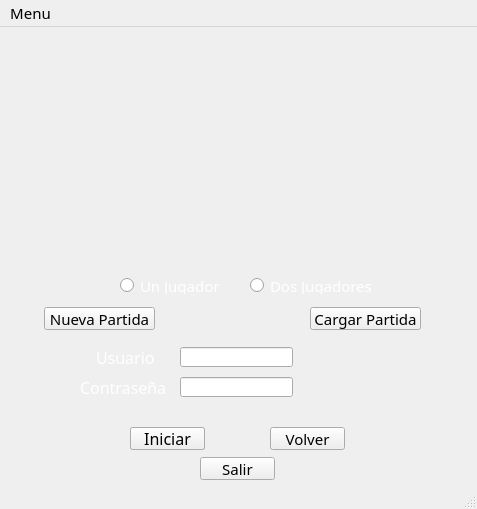
<?xml version="1.0" encoding="UTF-8"?>
<ui version="4.0">
 <class>MainWindow</class>
 <widget class="QMainWindow" name="MainWindow">
  <property name="geometry">
   <rect>
    <x>0</x>
    <y>0</y>
    <width>477</width>
    <height>509</height>
   </rect>
  </property>
  <property name="font">
   <font>
    <family>MV Boli</family>
    <pointsize>11</pointsize>
   </font>
  </property>
  <property name="cursor">
   <cursorShape>PointingHandCursor</cursorShape>
  </property>
  <property name="focusPolicy">
   <enum>Qt::NoFocus</enum>
  </property>
  <property name="windowTitle">
   <string>Calabozo Mediebal</string>
  </property>
  <property name="windowIcon">
   <iconset resource="recursos.qrc">
    <normaloff>:/recursos/imagenes/imagen.png</normaloff>:/recursos/imagenes/imagen.png</iconset>
  </property>
  <widget class="QWidget" name="centralwidget">
   <widget class="QPushButton" name="nuevapartida">
    <property name="geometry">
     <rect>
      <x>44</x>
      <y>280</y>
      <width>111</width>
      <height>23</height>
     </rect>
    </property>
    <property name="text">
     <string>Nueva Partida</string>
    </property>
   </widget>
   <widget class="QPushButton" name="cargarpartida">
    <property name="geometry">
     <rect>
      <x>310</x>
      <y>280</y>
      <width>111</width>
      <height>23</height>
     </rect>
    </property>
    <property name="text">
     <string>Cargar Partida</string>
    </property>
   </widget>
   <widget class="QRadioButton" name="un_jugador">
    <property name="geometry">
     <rect>
      <x>120</x>
      <y>250</y>
      <width>111</width>
      <height>17</height>
     </rect>
    </property>
    <property name="styleSheet">
     <string notr="true">color: rgb(255, 255, 255);</string>
    </property>
    <property name="text">
     <string>Un Jugador</string>
    </property>
   </widget>
   <widget class="QRadioButton" name="dos_jugadores">
    <property name="geometry">
     <rect>
      <x>250</x>
      <y>250</y>
      <width>121</width>
      <height>17</height>
     </rect>
    </property>
    <property name="styleSheet">
     <string notr="true">color: rgb(255, 255, 255);</string>
    </property>
    <property name="text">
     <string>Dos Jugadores</string>
    </property>
   </widget>
   <widget class="QPushButton" name="registrar">
    <property name="geometry">
     <rect>
      <x>130</x>
      <y>400</y>
      <width>75</width>
      <height>23</height>
     </rect>
    </property>
    <property name="text">
     <string>Registrar</string>
    </property>
   </widget>
   <widget class="QPushButton" name="iniciar">
    <property name="geometry">
     <rect>
      <x>130</x>
      <y>400</y>
      <width>75</width>
      <height>23</height>
     </rect>
    </property>
    <property name="font">
     <font>
      <family>MV Boli</family>
      <pointsize>12</pointsize>
     </font>
    </property>
    <property name="text">
     <string>Iniciar</string>
    </property>
   </widget>
   <widget class="QLabel" name="label">
    <property name="geometry">
     <rect>
      <x>96</x>
      <y>320</y>
      <width>71</width>
      <height>20</height>
     </rect>
    </property>
    <property name="font">
     <font>
      <family>MV Boli</family>
      <pointsize>12</pointsize>
     </font>
    </property>
    <property name="styleSheet">
     <string notr="true">color: rgb(255, 255, 255);</string>
    </property>
    <property name="text">
     <string>Usuario</string>
    </property>
   </widget>
   <widget class="QLabel" name="label_2">
    <property name="geometry">
     <rect>
      <x>80</x>
      <y>350</y>
      <width>91</width>
      <height>20</height>
     </rect>
    </property>
    <property name="font">
     <font>
      <family>MV Boli</family>
      <pointsize>12</pointsize>
     </font>
    </property>
    <property name="styleSheet">
     <string notr="true">color: rgb(255, 255, 255);</string>
    </property>
    <property name="text">
     <string>Contraseña</string>
    </property>
   </widget>
   <widget class="QLabel" name="label_3">
    <property name="geometry">
     <rect>
      <x>150</x>
      <y>70</y>
      <width>161</width>
      <height>141</height>
     </rect>
    </property>
    <property name="text">
     <string/>
    </property>
    <property name="pixmap">
     <pixmap resource="recursos.qrc">:/recursos/imagenes/prese.png</pixmap>
    </property>
   </widget>
   <widget class="QPushButton" name="volver">
    <property name="geometry">
     <rect>
      <x>270</x>
      <y>400</y>
      <width>75</width>
      <height>23</height>
     </rect>
    </property>
    <property name="text">
     <string>Volver</string>
    </property>
   </widget>
   <widget class="QPushButton" name="pushButton">
    <property name="geometry">
     <rect>
      <x>200</x>
      <y>430</y>
      <width>75</width>
      <height>23</height>
     </rect>
    </property>
    <property name="text">
     <string>Salir</string>
    </property>
   </widget>
   <widget class="QLabel" name="label_4">
    <property name="geometry">
     <rect>
      <x>-140</x>
      <y>-30</y>
      <width>781</width>
      <height>591</height>
     </rect>
    </property>
    <property name="text">
     <string/>
    </property>
    <property name="pixmap">
     <pixmap resource="recursos.qrc">:/recursos/imagenes/fondo.jpg.png</pixmap>
    </property>
   </widget>
   <widget class="QLineEdit" name="usuario">
    <property name="geometry">
     <rect>
      <x>180</x>
      <y>320</y>
      <width>113</width>
      <height>20</height>
     </rect>
    </property>
   </widget>
   <widget class="QLineEdit" name="contrasena">
    <property name="geometry">
     <rect>
      <x>180</x>
      <y>350</y>
      <width>113</width>
      <height>20</height>
     </rect>
    </property>
   </widget>
   <zorder>label_4</zorder>
   <zorder>dos_jugadores</zorder>
   <zorder>nuevapartida</zorder>
   <zorder>cargarpartida</zorder>
   <zorder>un_jugador</zorder>
   <zorder>registrar</zorder>
   <zorder>iniciar</zorder>
   <zorder>label</zorder>
   <zorder>label_2</zorder>
   <zorder>label_3</zorder>
   <zorder>volver</zorder>
   <zorder>pushButton</zorder>
   <zorder>usuario</zorder>
   <zorder>contrasena</zorder>
  </widget>
  <widget class="QMenuBar" name="menubar">
   <property name="geometry">
    <rect>
     <x>0</x>
     <y>0</y>
     <width>477</width>
     <height>26</height>
    </rect>
   </property>
   <widget class="QMenu" name="menuMenu">
    <property name="tearOffEnabled">
     <bool>false</bool>
    </property>
    <property name="title">
     <string>Menu</string>
    </property>
    <property name="icon">
     <iconset resource="recursos.qrc">
      <normaloff>:/recursos/imagenes/3643763-64.png</normaloff>:/recursos/imagenes/3643763-64.png</iconset>
    </property>
    <addaction name="actionControles"/>
    <addaction name="actionInstrucciones"/>
    <addaction name="actionPlay"/>
    <addaction name="actionPause"/>
    <addaction name="actionGuardar"/>
    <addaction name="actionReiniciar"/>
   </widget>
   <addaction name="menuMenu"/>
  </widget>
  <widget class="QStatusBar" name="statusbar"/>
  <action name="actionControles">
   <property name="icon">
    <iconset resource="recursos.qrc">
     <normaloff>:/recursos/imagenes/728948-64.png</normaloff>:/recursos/imagenes/728948-64.png</iconset>
   </property>
   <property name="text">
    <string>Controles</string>
   </property>
  </action>
  <action name="actionInstrucciones">
   <property name="icon">
    <iconset resource="recursos.qrc">
     <normaloff>:/recursos/imagenes/iconfinder_info-outline2_4172175.png</normaloff>:/recursos/imagenes/iconfinder_info-outline2_4172175.png</iconset>
   </property>
   <property name="text">
    <string>Instrucciones</string>
   </property>
  </action>
  <action name="actionPlay">
   <property name="icon">
    <iconset resource="recursos.qrc">
     <normaloff>:/recursos/imagenes/352073-64.png</normaloff>:/recursos/imagenes/352073-64.png</iconset>
   </property>
   <property name="text">
    <string>Play</string>
   </property>
  </action>
  <action name="actionPause">
   <property name="icon">
    <iconset resource="recursos.qrc">
     <normaloff>:/recursos/imagenes/352582-64.png</normaloff>:/recursos/imagenes/352582-64.png</iconset>
   </property>
   <property name="text">
    <string>Pause</string>
   </property>
  </action>
  <action name="actionGuardar">
   <property name="icon">
    <iconset resource="recursos.qrc">
     <normaloff>:/recursos/imagenes/2931171-64.png</normaloff>:/recursos/imagenes/2931171-64.png</iconset>
   </property>
   <property name="text">
    <string>Guardar</string>
   </property>
  </action>
  <action name="actionReiniciar">
   <property name="icon">
    <iconset resource="recursos.qrc">
     <normaloff>:/recursos/imagenes/4213447-64.png</normaloff>:/recursos/imagenes/4213447-64.png</iconset>
   </property>
   <property name="text">
    <string>Reiniciar</string>
   </property>
  </action>
 </widget>
 <resources>
  <include location="recursos.qrc"/>
 </resources>
 <connections/>
</ui>
